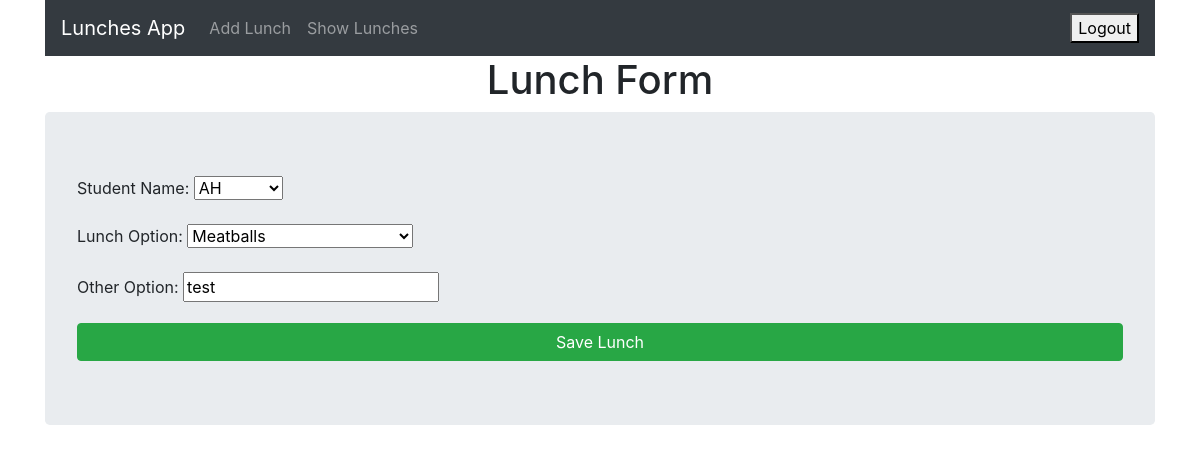
Page /update/19/ on the committed database.
### lunch/models.py (models this page shows, shortened)
class Student(models.Model):
    student_id = models.AutoField(primary_key=True)
    student_name = models.CharField(max_length=4, blank=True)
    def __str__(self):
        return self.student_name

class LunchItem(models.Model):
    lunch_item_id = models.AutoField(primary_key=True)
    lunch_date = models.DateField(auto_now_add=True)
    student_name = models.ForeignKey(Student, on_delete=models.CASCADE, blank=True, null=True, related_name='student')
    lunch_option = models.ForeignKey(Option, on_delete=models.CASCADE, blank=True, null=True)
    other_option = models.CharField(max_length=50, blank=True, null=True)
    class Meta:
        ordering = ['-student_name']

### lunch/views.py (the view)
# urls.py: path('update/<int:lunch_id>/', views.lunch_update_view, name='lunch_update'),
def lunch_update_view(request, lunch_id):
    lunch = LunchItem.objects.get(lunch_item_id=lunch_id)
    form = LunchItemForm(instance=lunch)
    if request.method == 'POST':
        form = LunchItemForm(request.POST, instance=lunch)
        if form.is_valid():
            form.save()
            return redirect('lunch_list')
    return render(request, 'lunch/lunch_form.html', {'form': form})

### lunch/forms.py
class LunchItemForm(forms.ModelForm):
    class Meta:
        model = LunchItem
        fields = '__all__'
        labels = {
             'lunch_item_id': 'Lunch Item ID',
             'lunch_date': 'Lunch Date',
             'student_name': 'Student Name',
             'lunch_option': 'Lunch Option',
             'other_option': 'Other Option',
         }
    def __init__(self, *args, **kwargs):
        super().__init__(*args, **kwargs)
        self.fields['student_name'].queryset = Student.objects.all()

### lunch/models.py (called while the page is built)
    def __str__(self):
        return self.option

### templates/lunch/lunch_form.html (shortened to what this page needs)
{% extends "lunch/layout.html" %}
{% block content %}
<h1 class="text-center">Lunch Form</h1>
<form method="POST" class="jumbotron">
    {{form.as_p}}
    <button class="btn btn-success btn-block" type="submit">Save Lunch</button>
</form>
{% endblock %}

### rows in the picture
Student: student_name "AH"
LunchItem: lunch_option "Meatballs", other_option "test"
